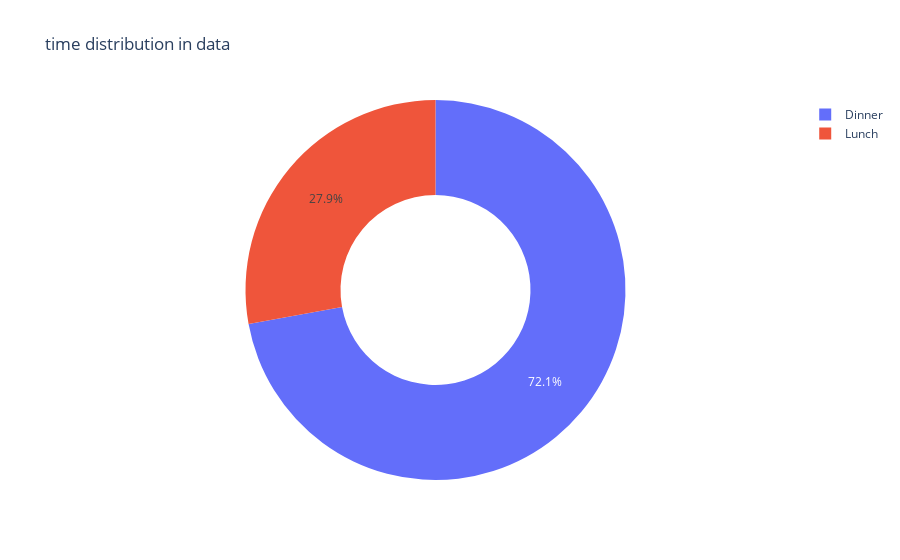

The code cell stored with this chart in its notebook:
### Code cell
get_pie_chart(tips, 'time')

### Figure 1 — Plotly figure (JSON) as saved in the notebook; plotly's stock layout.template omitted (floating-point values rounded to 4 significant figures)
{"data": [{"domain": {"x": [0, 1], "y": [0, 1]}, "hole": 0.5, "hovertemplate": "time=%{label}<br>value=%{value}<extra></extra>", "labels": ["Dinner", "Lunch"], "legendgroup": "", "name": "", "showlegend": true, "type": "pie", "values": [176, 68]}], "layout": {"legend": {"tracegroupgap": 0}, "title": {"text": "time distribution in data"}}}
